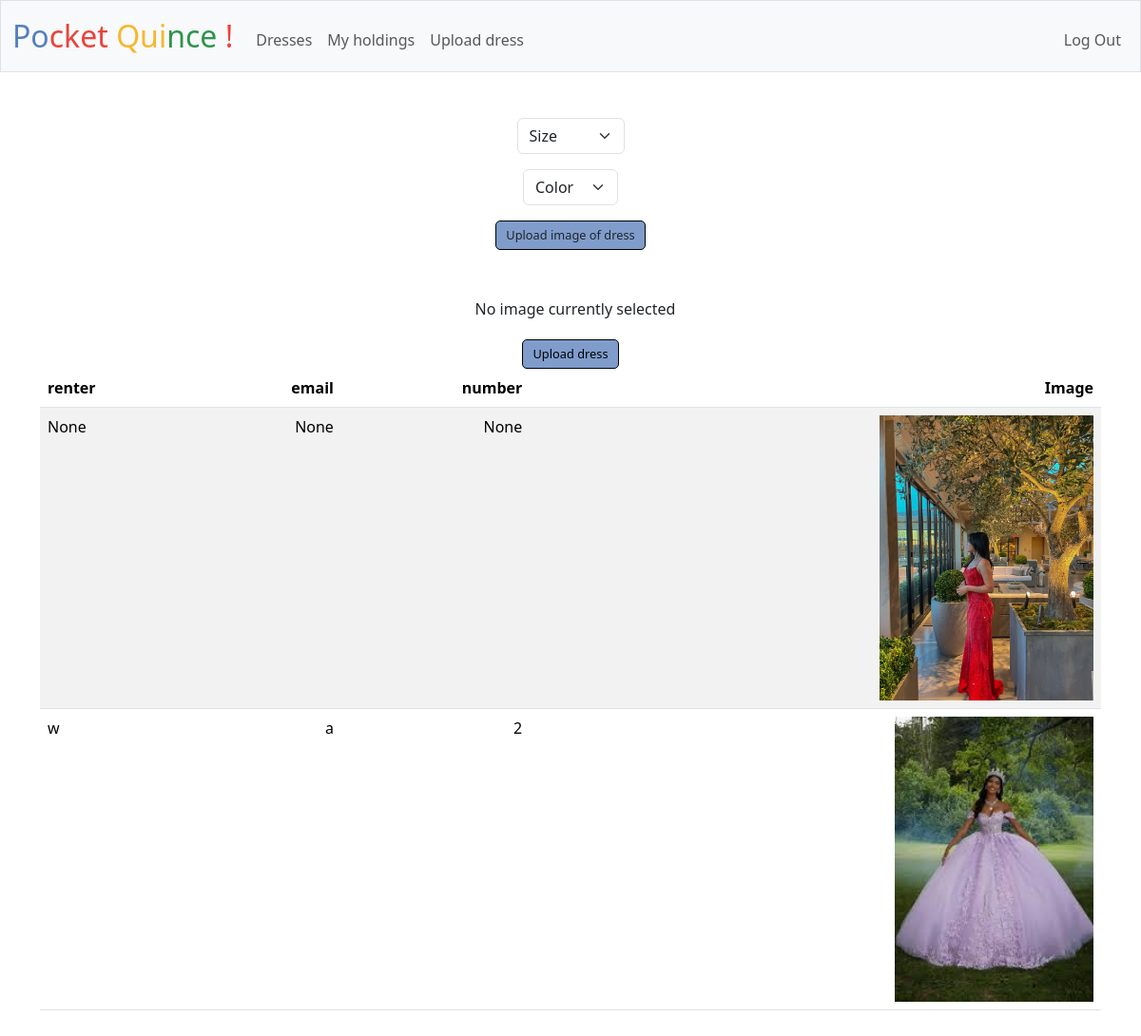
The app's page /upload (signed in), older data.
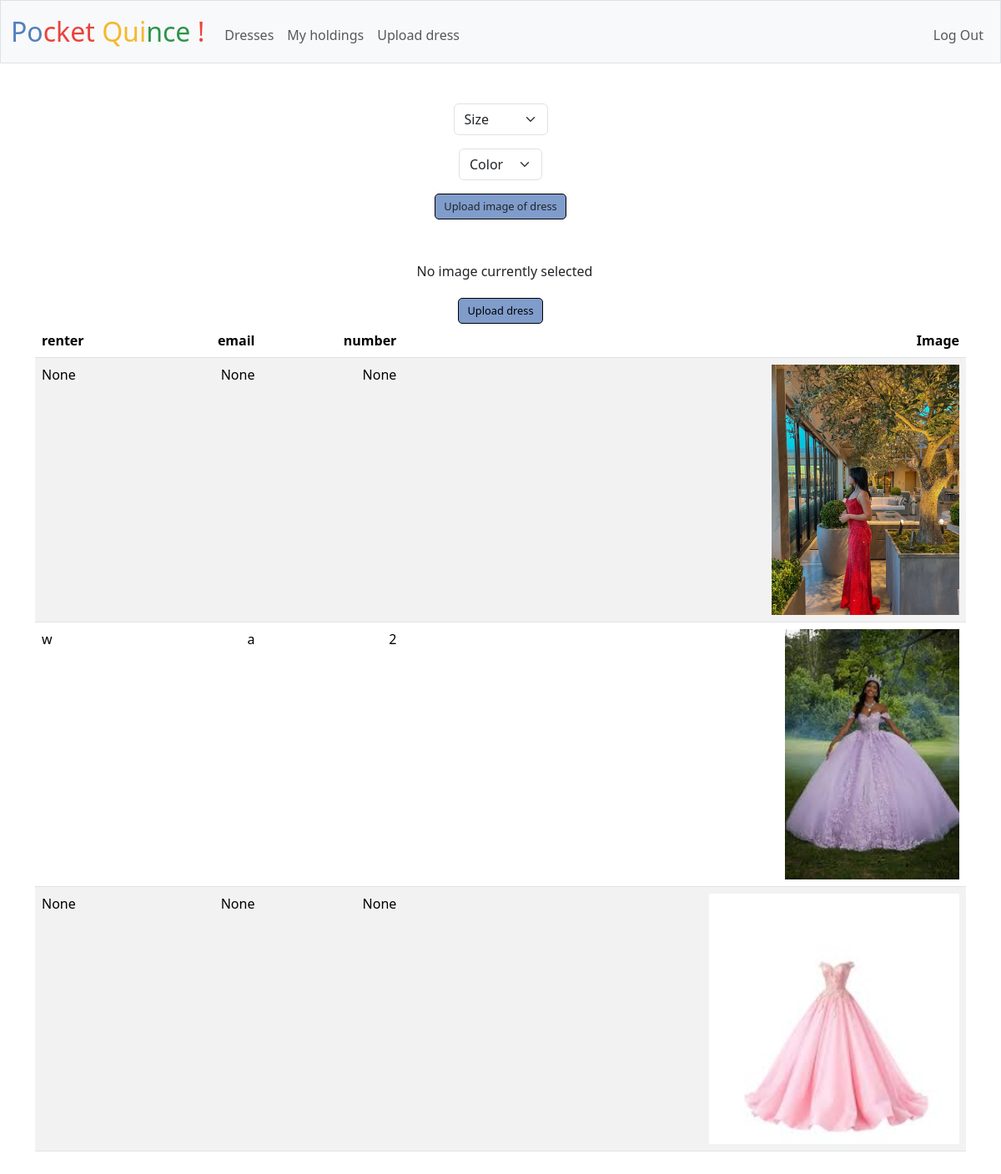
The same page, newer data.
### tables this page shows
CREATE TABLE dresses (
    id INTEGER PRIMARY KEY AUTOINCREMENT,
    size TEXT NOT NULL,
    color TEXT NOT NULL,
    owner INTEGER NOT NULL,
    image_url TEXT,
    time_posted TEXT NOT NULL DEFAULT CURRENT_TIMESTAMP,
    FOREIGN KEY (owner) REFERENCES users(id)
);

### app.py (the view)
@app.route("/upload", methods=["GET", "POST"])
@login_required
def upload():
    if request.method == "POST":
        db = get_db()
        size = request.form.get("size")
        if not size:
            return apology("Must input size")
        color = request.form.get("color")
        if not color:
            return apology("Must input color")
        image = request.files.get("dressImage")
        if not image:
            return apology("Must upload dress image")
        cur = db.execute(
            "INSERT INTO dresses (size, color, owner) VALUES (?,?,?)",
            (size, color, session["user_id"]),
        )
        db.commit()
        dress_id = cur.lastrowid
        root, ext = os.path.splitext(secure_filename(image.filename))
        filename = f"{dress_id}{ext}"
        filepath = os.path.join(app.config["UPLOAD_FOLDER"], filename)
        image.save(filepath)
        image_url = url_for("static", filename=f"uploads/{filename}")
        db.execute(
            "UPDATE dresses SET image_url = ? WHERE id = ?",
            (image_url, dress_id),
        )
        db.commit()
        print("erhtgbjrtig")
        return render_template("test.html", image_url=image_url)# test displaying the image
    else:
        db = get_db()
        dressesBuffer = db.execute("SELECT * FROM dresses WHERE owner = ?", (session["user_id"],)).fetchall()
        dresses = []
        for dress in dressesBuffer:
            dress = dict(dress)  # Convert Row object to dictionary not readonly to allow changes
            renter = db.execute("SELECT users.username, users.email, users.phone FROM users JOIN holdings ON users.id = holdings.user_id WHERE holdings.dress_id = ? AND holdings.rent_end IS NULL", (dress["id"],)).fetchone()
            if renter:
                dress["renter"] = renter["username"]
                dress["renter_email"] = renter["email"]
                dress["renter_phone"] = renter["phone"]
            else:
                dress["renter"] = None
                dress["renter_email"] = None
                dress["renter_phone"] = None
            dresses.append(dress)
        return render_template("upload.html", dresses=dresses)

### app.py (called while the page is built)
def get_db():
    if "db" not in g:
        g.db = sqlite3.connect(DATABASE)
        g.db.row_factory = sqlite3.Row # Enable dictionary-like row access
    return g.db

@app.after_request
def after_request(response):
    response.headers["Cache-Control"] = "no-cache, no-store, must-revalidate"
    response.headers["Expires"] = 0
    response.headers["Pragma"] = "no-cache"
    return response

### help.py (called while the page is built)
def login_required(f):
    @wraps(f)
    def decorated_function(*args, **kwargs):
        if session.get("user_id") is None:
            return redirect("/login")
        return f(*args, **kwargs)
    return decorated_function

### templates/upload.html (shortened to what this page needs)
{% extends "layout.html" %}
{% block main %}
    <form action="/upload" method="post" enctype="multipart/form-data">
        <div class = "mb-3">
            <select class="form-select mx-auto w-auto" name="size" required>
                <option value="" selected="">Size</option>
            </select>
        </div>
        <div class = "mb-3">
            <select class="form-select mx-auto w-auto" name="color" required>
                <option value="" selected="">Color</option>
            </select>
        </div>
         <label for="image_uploads">Upload image of dress</label>
         <div class = "mb-3">
        </div>
        <div class = "preview">
            <p>No image currently selected</p>
        </div>
        <button type="submit">Upload dress</button>
    </form>
    <table class = "table table-striped">
        <thead>
            <tr>
                <th class = "text-start">renter</th>
                <th class = "text-end">email</th>
                <th class = "text-end">number</th>
                <th class = "text-end">Image</th>
            </tr>
        </thead>
        <tbody>
            {% for dress in dresses %}
                <tr>
                    <td class = "text-start"> {{ dress["renter"] }}</td>
                    <td class = "text-end"> {{ dress["renter_email"]}}</td>
                    <td class = "text-end"> {{ dress["renter_phone"]}}</td>
                    <td class = "text-end"> <img src = "{{ dress['image_url'] }}" ></td>
                </tr>
            {% endfor %}
        </tbody>
    </table>
{% endblock %}

### templates/layout.html (shortened to what this page needs)
<!DOCTYPE html>
<html lang="en">
    <head>
        <link href="https://cdn.jsdelivr.net/npm/bootstrap@5.3.3/dist/css/bootstrap.min.css" rel="stylesheet">
        <link href="{{ url_for('static', filename='style.css') }}" rel="stylesheet">
    </head>
    <body>
        <nav class="bg-light border navbar navbar-expand-md navbar-light">
            <div class="container-fluid">
                <a class="navbar-brand" href="/"><span class="blue">Po</span><span class="red">cket</span><span class="yellow"> Qui</span><span class="green">nce</span> <span class="red">!</span></a>
                <div class="collapse navbar-collapse" id="navbar">
                    {% if session["user_id"] %}
                        <ul class="navbar-nav me-auto mt-2">
                            <li class="nav-item"><a class="nav-link" href="/catalog">Dresses</a></li>
                            <li class="nav-item"><a class="nav-link" href="/holdings">My holdings</a></li>
                            <li class="nav-item"><a class="nav-link" href="/upload">Upload dress</a></li>
                        </ul>
                        <ul class="navbar-nav ms-auto mt-2">
                            <li class="nav-item"><a class="nav-link" href="/logout">Log Out</a></li>
                        </ul>
                    {% else %}
                        <ul class="navbar-nav ms-auto mt-2">
                            <li class="nav-item"><a class="nav-link" href="/register">Register</a></li>
                            <li class="nav-item"><a class="nav-link" href="/login">Log In</a></li>
                        </ul>
                    {% endif %}
                </div>
            </div>
        </nav>
        <main class="container py-5 text-center">
            {% block main %}{% endblock %}
        </main>
    </body>
</html>

### static/style.css (style rules this page uses)
nav .navbar-brand { font-size: xx-large; }
nav .navbar-brand .blue { color: #537fbe; }
nav .navbar-brand .red { color: #ea433b; }
nav .navbar-brand .yellow { color: #f5b82e; }
nav .navbar-brand .green { color: #2e944b; }
.table { --bs-table-color-type: initial; --bs-table-bg-type: initial; --bs-table-color-state: initial; --bs-table-bg-state: initial; --bs-table-color: var(--bs-emphasis-color); --bs-table-bg: var(--bs-body-bg); --bs-table-border-color: var(--bs-border-color); --bs-table-accent-bg: transparent; --bs-table-striped-color: var(--bs-emphasis-color); --bs-table-striped-bg: rgba(var(--bs-emphasis-color-rgb), 0.05); --bs-table-active-color: var(--bs-emphasis-color); --bs-table-active-bg: rgba(var(--bs-emphasis-color-rgb), 0.1); --bs-table-hover-color: var(--bs-emphasis-color); --bs-table-hover-bg: rgba(var(--bs-emphasis-color-rgb), 0.075); width: 100%; margin-bottom: 1rem; vertical-align: top; border-color: var(--bs-table-border-color); }
form p { line-height: 32px; padding-left: 10px; }
form label, form button { background-color: #7f9ccb; padding: 5px 10px; border-radius: 5px; border: 1px ridge black; font-size: 0.8rem; height: auto; }
table img { height: 300px; order: 1; }

Row changes from the older to the newer data that the page shows:
added dresses: renter "None", renter_email "None", renter_phone "None", image_url (picture)
